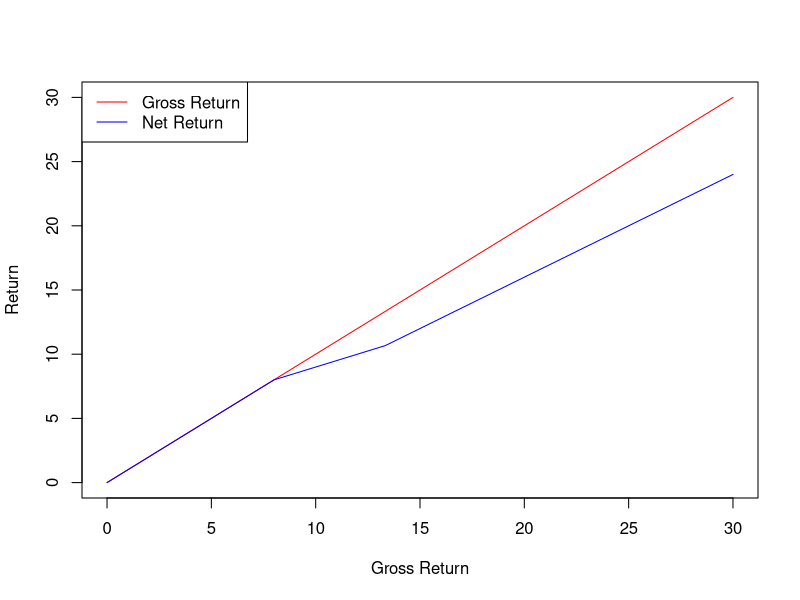
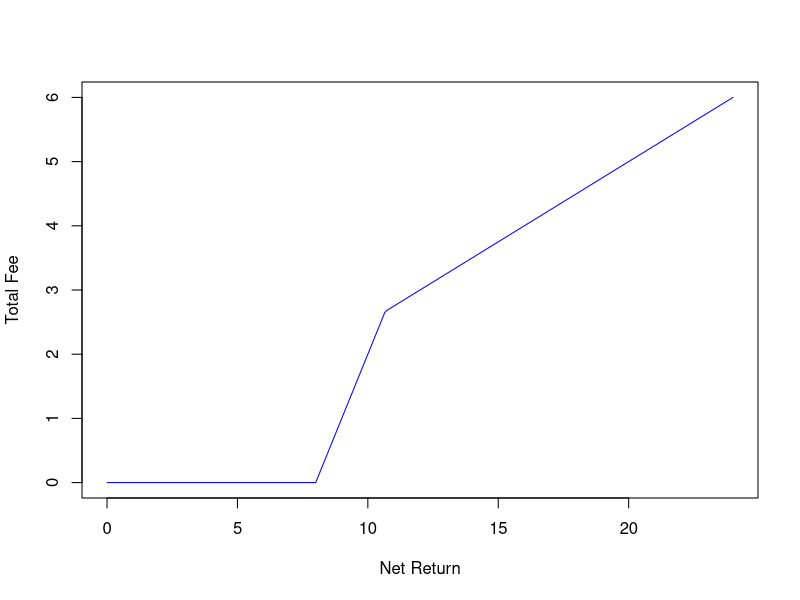
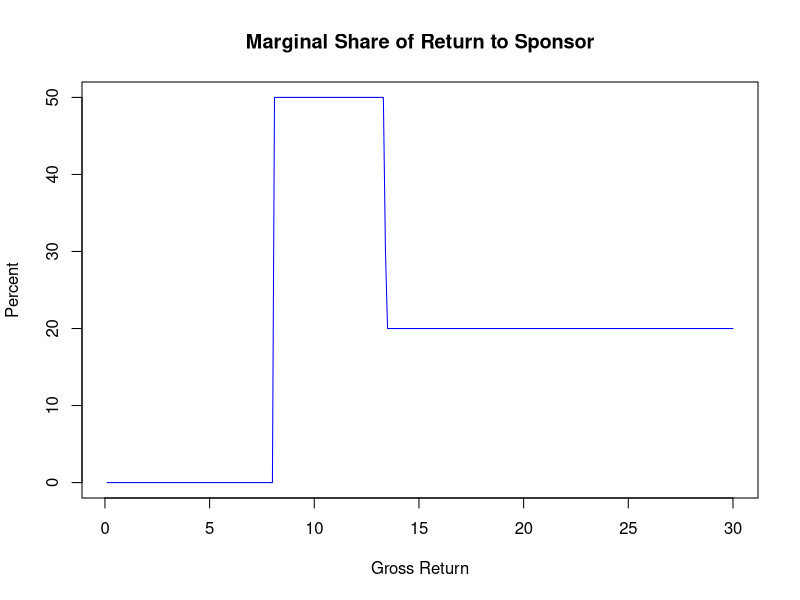
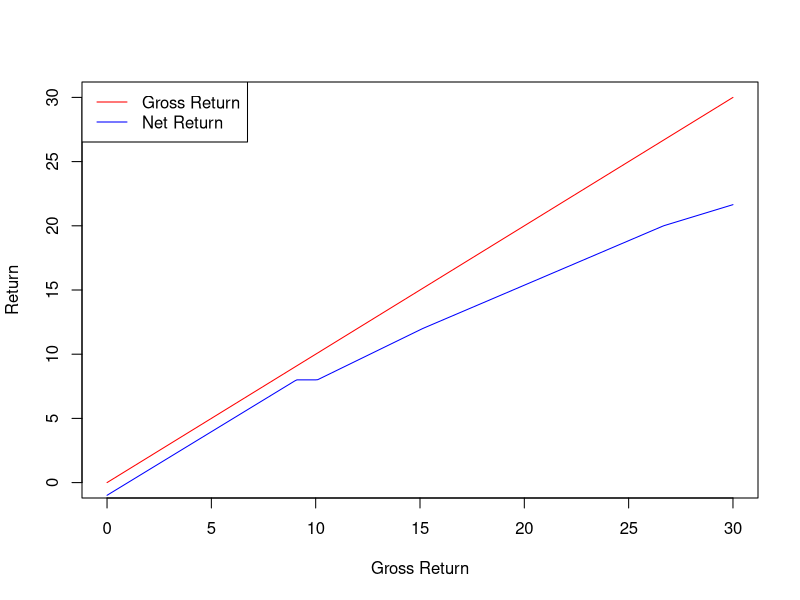
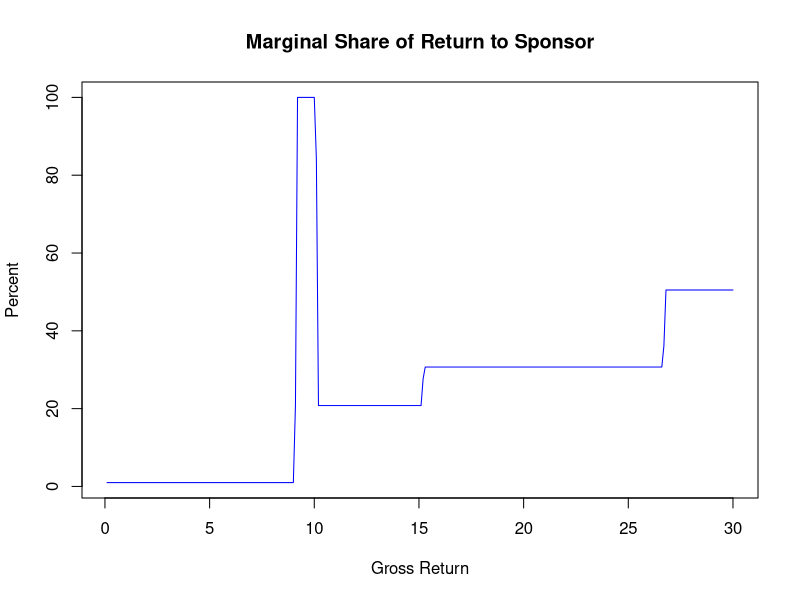
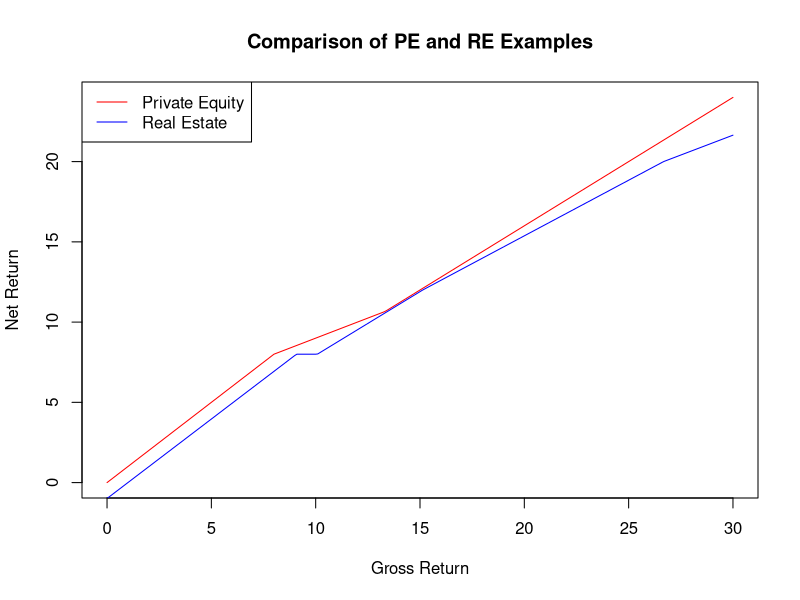

Generate these figures, in order, with R:
## ---- chunk 1
inv=100
am=2
capital=inv+am
pref=capital*.08
## ---- chunk 2
x=round(.4*pref/.6,2)
## ---- chunk 3
price=130
profit=price-inv
grossroi=round(100*profit/inv,1)
lpshare=.8*(price-capital)
lproi=round(100*lpshare/capital,1)
gpshare=.2*(price-capital)
## ---- chunk 4
reinv=100
ream=1
reamdef=1
capital=101
pref1=.08*capital
pref2=.12*capital
pref3=.2*capital
share1=.2
share2=.3
share3=.5
ret1=round(100*(capital-reinv)/reinv,1)
ret2=round(100*(capital+pref1-reinv)/reinv,1)
netret2=8
ret3a=round(100*(capital+pref1+reamdef-reinv)/reinv,1)
netret3a=8
x1=1.25*(pref2-pref1)
ret3b=round(100*(capital+pref1+reamdef+x1-reinv)/reinv,1)
lp3b=capital+pref1+(.8*x1)
lp3bret=round(100*(lp3b-capital)/capital,1)
gp3=round(.2*x1,2)
x2=round((1/.7)*(pref3-pref2),2)
ret4=round(100*(capital+pref1+reamdef+x1+x2-reinv)/reinv,1)
lp4=round(lp3b+(.7*x2),2)
lp4ret=round(100*(lp4-capital)/capital,1)
gp4=round(gp3+.3*x2,2)
price=130
resid=price-lp4-gp4-reamdef
lp5=round(lp4+.5*resid,2)
gp5=round(gp4+.5*resid,2)
ret5=round(100*(price-reinv)/reinv,2)
lp5ret=round(100*(lp5-capital)/capital,2)
## ---- chunk 5
waterfall=function(dmat,ret,capital=100,invcost=100) {
  am=dmat$am
  pref=dmat$pref
  catchup=dmat$catchup
  carry=dmat$carry
  if(any(1<c(catchup,carry))) stop("catchup and carry must be stated as decimals<1")
  pref=c(pref,100000)
  am=c(am,0)
  stack=vector()
  lpcut=vector()
  typ=vector()
  nlayer=nrow(dmat)
  if(am[1]>0) {
    stack=c(stack,am[1])
    lpcut=c(lpcut,0)
    typ=c(typ,paste("Asset mgmt",0))
  }
  if (capital>0) {
    stack=c(stack,capital)
    lpcut=c(lpcut,1)
    typ=c(typ,paste("Return of Capital"))
  }
  if(pref[1]>0) {
    stack=c(stack,pref[1])
    lpcut=c(lpcut,1)
    typ=c(typ,paste("Preferred Return",1))
  }
  for (j in 1:nlayer) {
    if(am[j+1]>0) {
      stack=c(stack,am[j+1])
      lpcut=c(lpcut,0)
      typ=c(typ,paste("Asset Mgmt",j))
    }
    nextpref=pref[j+1]
    lpsofar=sum(stack*lpcut)-capital
    lpshort=nextpref-lpsofar
    cu=catchup[j]
    cy=carry[j]
    catchuplayer=0
    if(cu>cy) {
      catchuplayer=(lpsofar*cy)/(cu-cy)
      if (cu<1) catchuplayer=min(catchuplayer,lpshort/(1-cu))
      stack=c(stack,catchuplayer)
      lpcut=c(lpcut,(1-cu))    
      typ=c(typ,paste("Catchup",j))
    }
    lpsofar=sum(stack*lpcut)-capital
    lpshort=nextpref-lpsofar
    carrylayer=lpshort/(1-cy)
    if(carrylayer>0) {
      stack=c(stack,carrylayer)
      lpcut=c(lpcut,(1-cy))
      typ=c(typ,paste("Carry",j))
    }
  }
  ansmat=matrix(0,nrow=length(stack),ncol=length(ret))
  for (i in 1:length(ret)) {
    ansmat[,i]=wf(stack,ret[i])[-(1+length(stack))]
  }
  ans=list()
  ans$lpshare=matrix(lpcut,nrow=length(stack),ncol=length(ret))*ansmat
  rownames(ans$lpshare)=typ
  ans$gpshare=ansmat-ans$lpshare
  rownames(ans$gpshare)=typ
  ans$grossreturn=100*(ret-invcost)/invcost
  ans$netreturn=100*(colSums(ans$lpshare)-capital)/capital
  ans$stack=stack
  ans$lpcut=lpcut
  return(ans)
}
#given waterfall w in dollars and available cash c, distribute the cash to the waterfall
wf=function(w,c){
  x=c-cumsum(w)
  x[x>0]=0
  x=x+w
  x[x<0]=0
  c(x,c-sum(x))
}
testans=function(ans) {
  (colSums(ans$lpshare))+(colSums(ans$gpshare))
}
## ---- chunk 6
peinv=100
pecap=100
dmat.pe=data.frame(am=0,pref=(.08*pecap),catchup=.5,carry=.2)
ans.pe=waterfall(dmat.pe,ret=seq(100,130,.1),invcost=peinv,capital=pecap)
## ---- chunk 7
plot(ans.pe$grossreturn,ans.pe$grossreturn,type='l',col='red',xlab='Gross Return',ylab='Return')
lines(ans.pe$grossreturn,ans.pe$netreturn,type='l',col='blue')
legend('topleft',legend=c('Gross Return','Net Return'),col=c('red','blue'),lwd=1)
## ---- chunk 8
totfee=ans.pe$grossreturn-ans.pe$netreturn
plot(ans.pe$netreturn,totfee,type='l',col='blue',xlab='Net Return',ylab='Total Fee')
## ---- chunk 9
deltaprofit=diff(ans.pe$grossreturn)
deltagp=diff(ans.pe$grossreturn-ans.pe$netreturn)
gpcut=100*deltagp/deltaprofit
plot(ans.pe$grossreturn[-1],gpcut,
     main=('Marginal Share of Return to Sponsor'),
     xlab='Gross Return',
     ylab='Percent',type='l',col='blue')
## ---- chunk 10
reinv=100
recap=101
dmat.re=data.frame(am=c(0,1,0),pref=c(.08,.12,.20)*recap,catchup=c(0,0,0),carry=c(.2,.3,.5))
ans.re=waterfall(dmat.re,ret=seq(100,130,.1),invcost=reinv,capital=recap)
## ---- chunk 11
plot(ans.re$grossreturn,ans.re$grossreturn,type='l',col='red',xlab='Gross Return',ylab='Return')
lines(ans.re$grossreturn,ans.re$netreturn,type='l',col='blue')
legend('topleft',legend=c('Gross Return','Net Return'),col=c('red','blue'),lwd=1)
## ---- chunk 12
deltaprofit=diff(ans.re$grossreturn)
deltagp=diff(ans.re$grossreturn-ans.re$netreturn)
gpcut=100*deltagp/deltaprofit
plot(ans.re$grossreturn[-1],gpcut,
     main=('Marginal Share of Return to Sponsor'),
     xlab='Gross Return',
     ylab='Percent',type='l',col='blue')
## ---- chunk 13
peg=ans.pe$grossreturn
reg=ans.re$grossreturn
## which gross returns are in both answers?
peind=which(peg %in% reg)
reind=which(reg %in% peg)
plot(peg[peind],ans.pe$netreturn[peind],type='l',col='red',ylab='Net Return',
     xlab='Gross Return',main='Comparison of PE and RE Examples')
lines(peg[peind],ans.re$netreturn[reind],type='l',col='blue')
legend('topleft',legend=c('Private Equity','Real Estate'),col=c('red','blue'),lwd=1)
